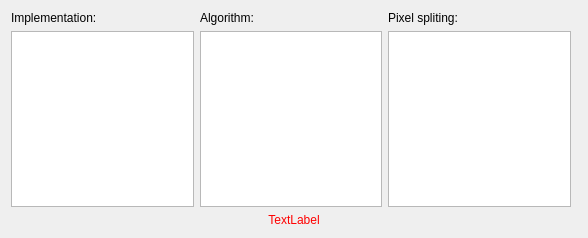
<?xml version="1.0" encoding="UTF-8"?>
<ui version="4.0">
 <class>Form</class>
 <widget class="QWidget" name="Form">
  <property name="geometry">
   <rect>
    <x>0</x>
    <y>0</y>
    <width>588</width>
    <height>238</height>
   </rect>
  </property>
  <property name="windowTitle">
   <string>Form</string>
  </property>
  <layout class="QGridLayout" name="gridLayout">
   <item row="0" column="1">
    <widget class="QLabel" name="label">
     <property name="text">
      <string>Algorithm:</string>
     </property>
    </widget>
   </item>
   <item row="0" column="0">
    <widget class="QLabel" name="label_2">
     <property name="text">
      <string>Implementation:</string>
     </property>
    </widget>
   </item>
   <item row="1" column="1">
    <widget class="QListView" name="_algoView">
     <property name="alternatingRowColors">
      <bool>true</bool>
     </property>
    </widget>
   </item>
   <item row="1" column="0">
    <widget class="QListView" name="_implView">
     <property name="alternatingRowColors">
      <bool>true</bool>
     </property>
    </widget>
   </item>
   <item row="2" column="0" colspan="4">
    <widget class="QLabel" name="_error">
     <property name="styleSheet">
      <string notr="true">.QLabel { color: red; }</string>
     </property>
     <property name="text">
      <string>TextLabel</string>
     </property>
     <property name="alignment">
      <set>Qt::AlignCenter</set>
     </property>
    </widget>
   </item>
   <item row="1" column="2">
    <widget class="QListView" name="_splitView">
     <property name="alternatingRowColors">
      <bool>true</bool>
     </property>
    </widget>
   </item>
   <item row="0" column="2">
    <widget class="QLabel" name="label_3">
     <property name="text">
      <string>Pixel spliting:</string>
     </property>
    </widget>
   </item>
  </layout>
 </widget>
 <resources/>
 <connections/>
</ui>
